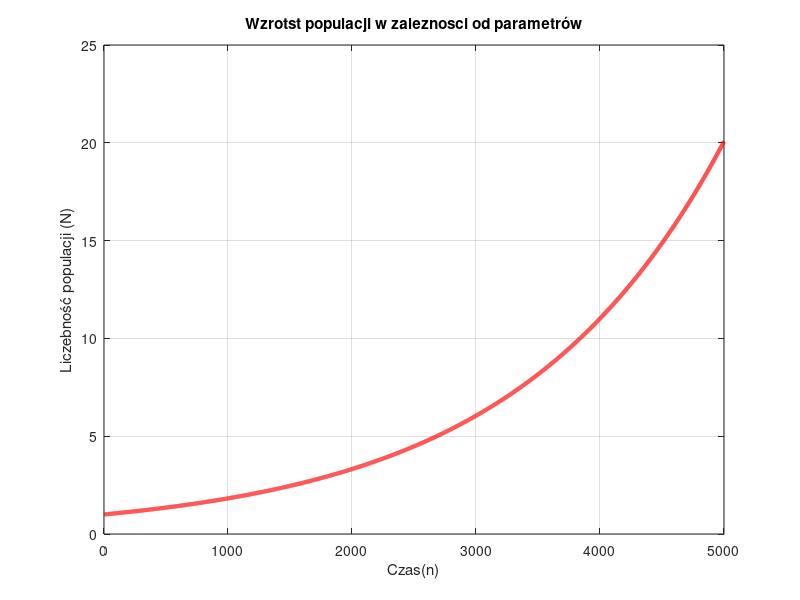

The MATLAB source for this figure:
% Początkowa liczebność populacji mikrooganizmów w chwili t0
N_0 = 1;

% szybkość wzrostu/obumierania mikroorganizmów populacji
r = 0.3;

% parametr związany z krokiem czasu 
T = 0.002;

liczba_krokow = 5000;

czas_symulacji = 0:liczba_krokow;

N = zeros(1, liczba_krokow+1);
N(1)=N_0;

for n = 1:liczba_krokow
    N(n+1) = N(n) + r*N(n)*T;
end


figure;
plot(czas_symulacji, N, 'r-', 'LineWidth',3);
xlabel("Czas(n)");
ylabel("Liczebność populacji (N)");
title(["Wzrotst populacji w zaleznosci od parametrów"]);
grid on;